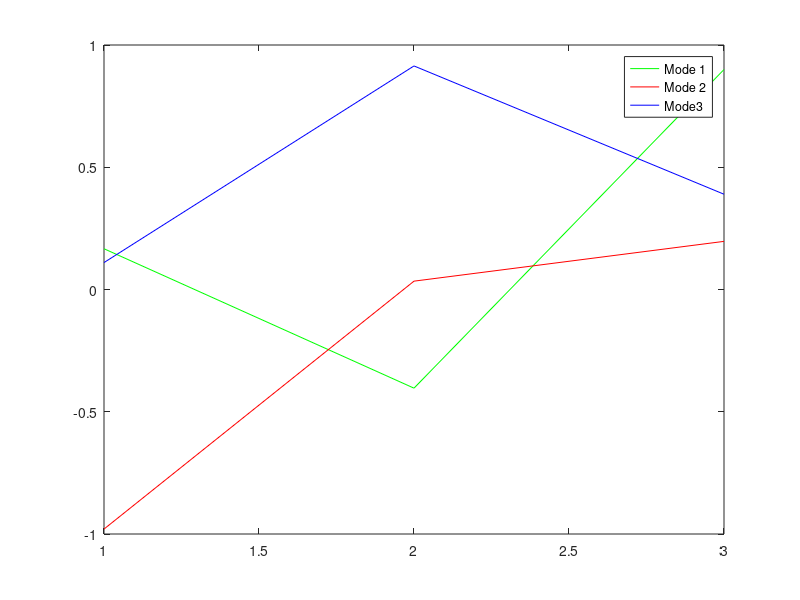

Write the MATLAB code that produced this figure.
rng('shuffle')
n = 100
a = [randn(1,n);randn(1,n);randn(1,n)]
a

c = (1/1000)*a*a'
[v,d]=eig(c) %
z = v'*a %Z Uncorrelated Time Series
z

z_for_plot = z(1,:)
plot(1:n,z_for_plot,'r')

d_for_plot = diag(d)
d_for_plot
plot(1:3,d_for_plot,'b--o')

plot(1:3,v(:,1),'g',1:3,v(:,2),'r',1:3,v(:,3),'b')
legend('Mode 1', 'Mode 2', 'Mode3')